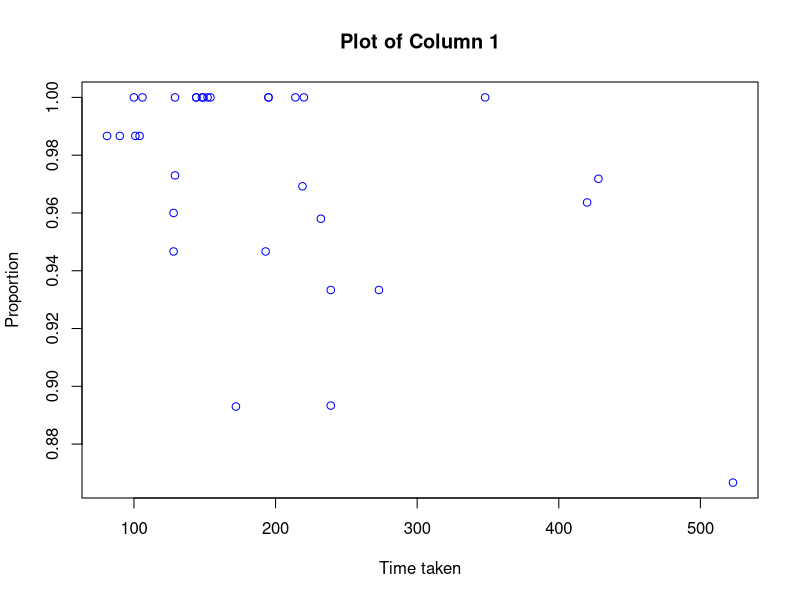

Here is the R script that generated this plot:
data <- read.csv("data.csv")


timed <- subset(data, treatment == "timed")

untimed <- subset(data, treatment == "untimed")

cor<- plot(untimed$et, untimed$proportion, type = "p", col = "blue",
     xlab = "Time taken", ylab = "Proportion", main = "Plot of Column 1")







